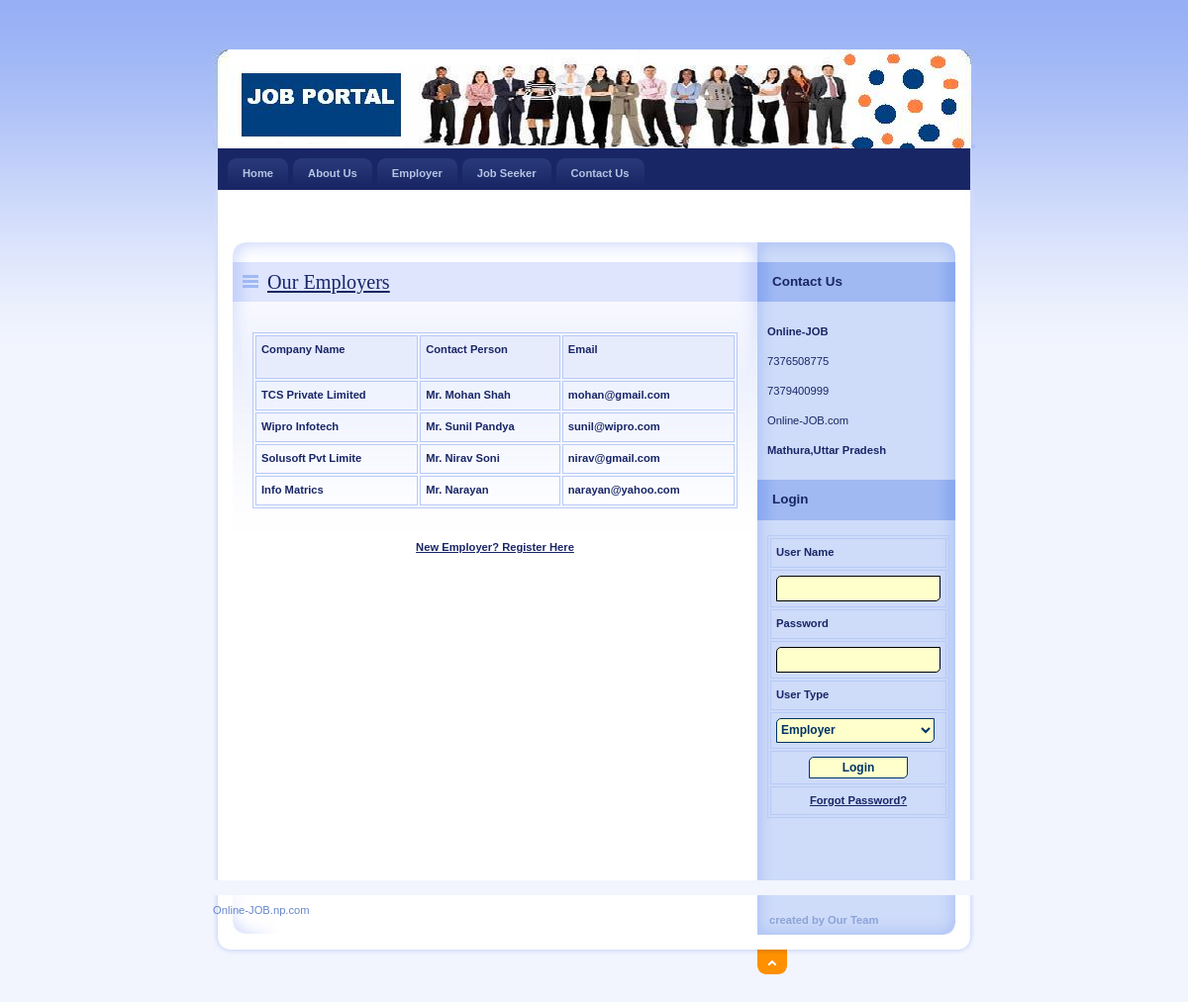
The app's page /Employer.php, older data.
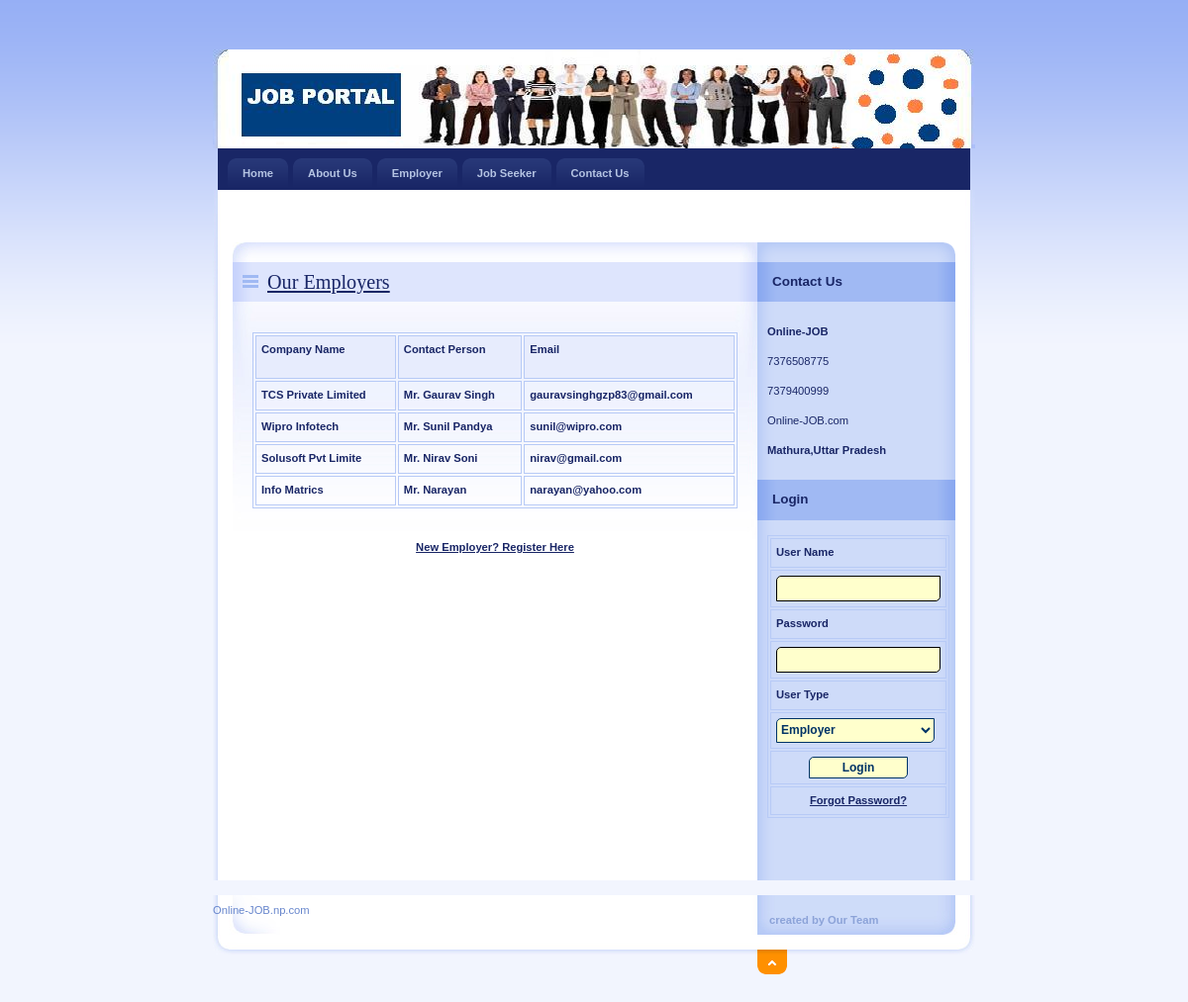
The same page, newer data.
### tables this page shows
CREATE TABLE IF NOT EXISTS `employer_reg` (
  `EmployerId` int(11) NOT NULL AUTO_INCREMENT,
  `CompanyName` varchar(20) NOT NULL,
  `ContactPerson` varchar(20) NOT NULL,
  `Address` varchar(100) NOT NULL,
  `City` varchar(20) NOT NULL,
  `Email` varchar(40) NOT NULL,
  `Mobile` bigint(20) NOT NULL,
  `Area_Work` varchar(40) NOT NULL,
  `Status` varchar(10) NOT NULL,
  `UserName` varchar(20) NOT NULL,
  `Password` varchar(20) NOT NULL,
  `Question` varchar(100) NOT NULL,
  `Answer` varchar(50) NOT NULL,
  PRIMARY KEY (`EmployerId`)
);

### Employer.php (the view, shortened to what this page needs)
<!DOCTYPE html PUBLIC "-//W3C//DTD XHTML 1.0 Strict//EN" "http://www.w3.org/TR/xhtml1/DTD/xhtml1-strict.dtd">
<html xmlns="http://www.w3.org/1999/xhtml" xml:lang="cs" lang="cs">
<head>
    <link rel="stylesheet" media="screen,projection" type="text/css" href="./css/main.css" />
    <link rel="stylesheet" media="print" type="text/css" href="./css/print.css" />
    <link rel="stylesheet" media="aural" type="text/css" href="./css/aural.css" />
</head>
<body id="www-url-cz">
<div id="main" class="box">
<?php
include "Header.php"
?>
<?php
include "menu.php"
?>
    <div id="page" class="box">
    <div id="page-in" class="box">
        <div id="strip" class="box noprint">
            <p id="breadcrumbs">&nbsp;</p>
        </div>
        <div id="content">
            <div class="article">
                <h2><span><a href="#">Our Employers</a></span></h2>
                <p>
              <table width="100%" border="1" cellpadding="1" cellspacing="2" bordercolor="#006699" >
<tr>
<th height="32" bgcolor="#006699" class="style3"><div align="left" class="style9 style5 style2"><strong>Company Name</strong></div></th>
<th bgcolor="#006699" class="style3"><div align="left" class="style9 style5 style2"><strong>Contact Person</strong></div></th>
<th bgcolor="#006699" class="style3"><div align="left" class="style9 style5 style2"><strong>Email</strong></div></th>
</tr>
<?php
$con = mysqli_connect("localhost","root","","job");
$sql = "select * from employer_reg where Status='Confirm'";
$result = mysqli_query($con,$sql);
while($row = mysqli_fetch_array($result))
{
$CompanyName=$row['CompanyName'];
$ContactPerson=$row['ContactPerson'];
$Email=$row['Email'];
?>
<tr>
<td class="style3"><div align="left" class="style9 style5"><strong><?php echo $CompanyName;?></strong></div></td>
<td class="style3"><div align="left" class="style9 style5"><strong><?php echo $ContactPerson;?></strong></div></td>
<td class="style3"><div align="left" class="style9 style5"><strong><?php echo $Email;?></strong></div></td>
</tr>
<?php
}
?>
</table>
                </p>
                <div align="center"><a href="EmployerReg.php"><strong>New Employer? Register Here</strong></a>
                  </div>
              <p class="btn-more box noprint">&nbsp;</p>
          </div>
        </div>
<?php
include "right.php"
?>
    </div>
    </div>
<?php
include "footer.php"
?>
</div>
</body>
</html>

Row changes from the older to the newer data that the page shows:
changed employer_reg "TCS Private Limited": ContactPerson "Mr. Mohan Shah" → "Mr. Gaurav Singh"; Email "mohan@gmail.com" → "gauravsinghgzp83@gmail.com"
